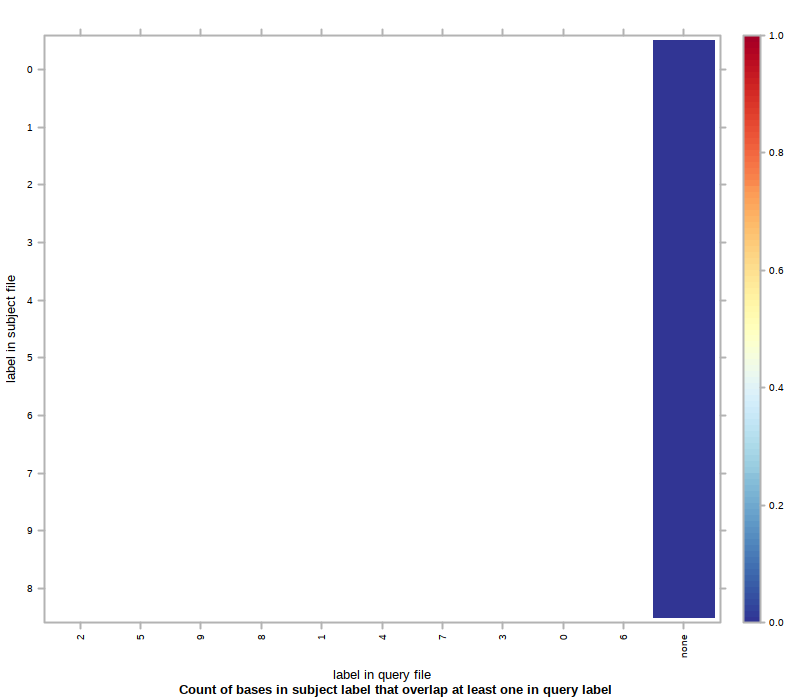

Recreate this plot in R.
#!/usr/bin/env Rscript
## transcript produced by Segtools 1.1.14

segtools.r.dirname <-
  system2("python",
          c("-c", "'import segtools; print segtools.get_r_dirname()'"),
          stdout = TRUE)

source(file.path(segtools.r.dirname, 'common.R'))
source(file.path(segtools.r.dirname, 'overlap.R'))
save.overlap.performance('./seg34r2/overlap-ordered', 'overlap.performance', './seg34r2/overlap-ordered/overlap.tab', row.normalize = 'FALSE', mnemonic_file = './seg34r2/overlap-direct/mnemonics1_new.txt', clobber = FALSE, col_mnemonic_file = './seg34r2/overlap-direct/mnemonics2_new.txt')
save.overlap.heatmap('./seg34r2/overlap-ordered', 'overlap', './seg34r2/overlap-ordered/overlap.tab', clobber = FALSE, col_mnemonic_file = './seg34r2/overlap-direct/mnemonics2_new.txt', cluster = FALSE, max_contrast = FALSE, row.normalize = 'FALSE', mnemonic_file = './seg34r2/overlap-direct/mnemonics1_new.txt')
